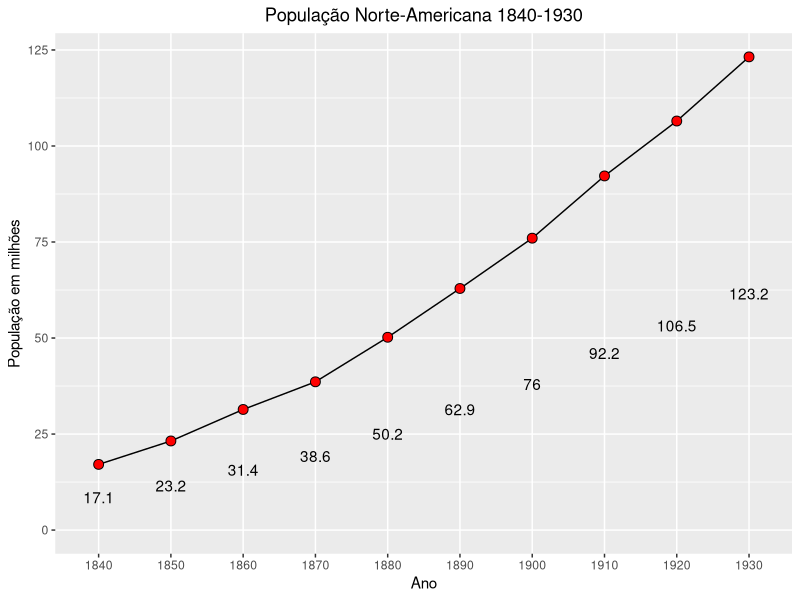

Here is the R script that generated this plot:
library(ggplot2)

anos = c("1840", "1850", "1860", "1870", "1880", "1890", "1900", "1910", "1920", "1930")

populacao = c(17.1, 23.2, 31.4, 38.6, 50.2, 62.9, 76.0, 92.2, 106.5, 123.2)

# dados = data.frame(anos, populacao)
# dados

# gerando o grafico de barras SIMPLES
# ggplot() + geom_col(aes(anos,populacao))


# gerando o grafico de barras AVANÇADO
# ggplot() + geom_col(aes(anos,populacao,fill=populacao))

# gerando o grafico de barras horizontal
# ggplot() + geom_col(aes(anos,populacao,fill=populacao)) + coord_flip()


# gerando o grafico em formato de pizza

tabela = data.frame(anos, populacao)

# ggplot(tabela, aes(x="", y=populacao, fill=anos)) + geom_bar(width = 1, stat = "identity") + coord_polar("y", start=0) + theme_void() + geom_text(aes(label = populacao), position = position_stack(vjust = 0.5))

# gerando o grafico de linhas simples

# ggplot(data=tabela, aes(x=anos, y=populacao, group=1)) + geom_line() + geom_point()


# gerando o grafico de linhas avançado
ggplot(data=tabela, aes(x=anos, y=populacao, group=1)) + geom_line() + geom_point(fill="red", shape=21, size=3) + labs(title="População Norte-Americana 1840-1930", x="Ano", y="População em milhões") + theme(plot.title = element_text(hjust = 0.5)) + geom_text(aes(label = populacao), position = position_stack(vjust = 0.5))